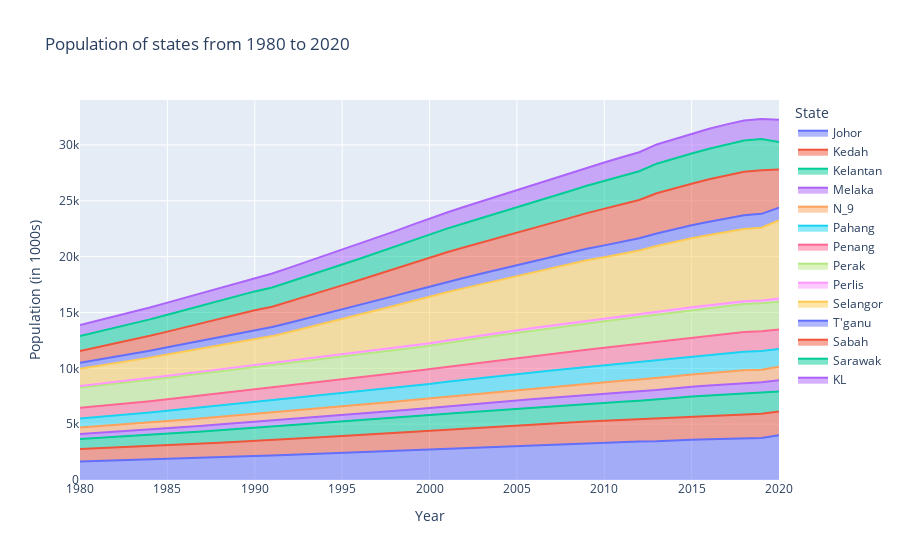

Notebook code for this chart:
### Code cell
# Area chart

fig = px.area(melted_state, x='Year', y='Population', color='State',
title='Population of states from 1980 to 2020',
labels={'Population': 'Population (in 1000s)'})

fig.show()
